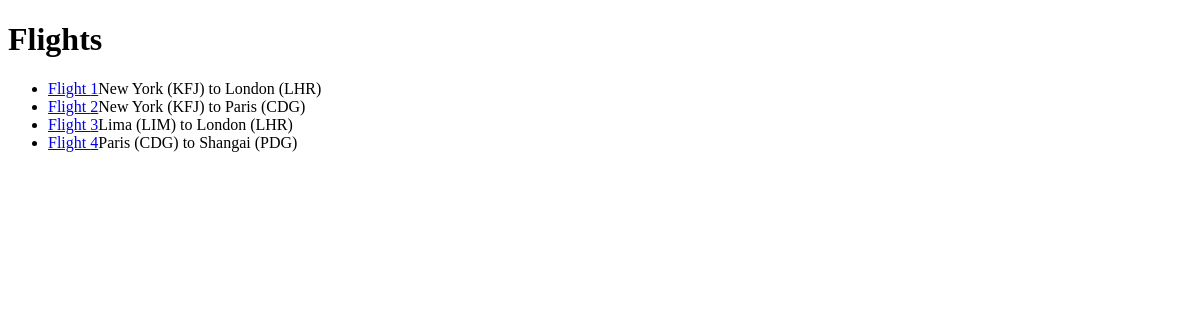
Page /flights on the earlier database version.
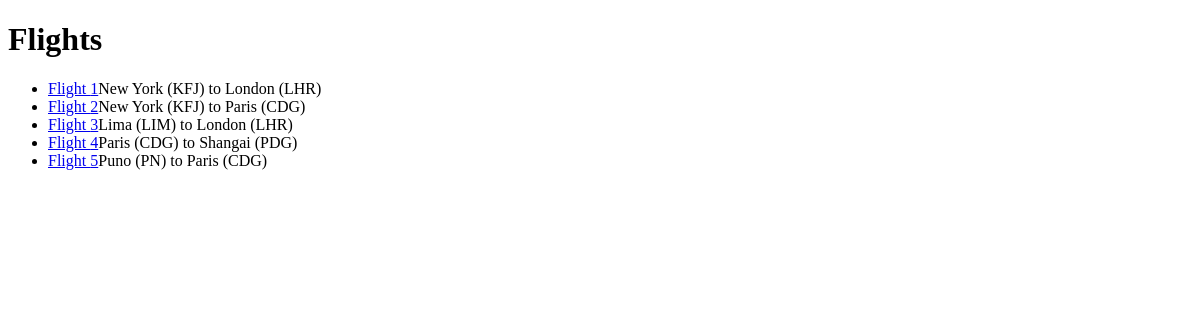
Same page on the later database version.
### flights/models.py (models this page shows, shortened)
class Flight(models.Model):
    origin = models.ForeignKey(Airport,on_delete=models.CASCADE, related_name="departures")
    destination = models.ForeignKey(Airport,on_delete=models.CASCADE, related_name="arrivals")
    duration = models.IntegerField()

class Airport(models.Model):
    code = models.CharField(max_length=3)
    city = models.CharField(max_length=64)
    def __str__(self):
        return f"{self.city} ({self.code})"

### flights/views.py (the view)
# urls.py: path("", views.index, name="index"),
def index(request):
    return render(request,"flights/index.html",{"flights":Flight.objects.all()})

### flights/templates/flights/index.html
{% extends "flights/layout.html" %}
{% block body%}
<h1>Flights</h1>
<ul>
  {% for flight in flights %}
  <li><a href="{% url 'flight' flight.id%}">Flight {{ flight.id}}</a>{{flight.origin}} to {{flight.destination}}</li>
  {% endfor %}
</ul>
{% endblock %}

Differences in the rows shown:
added Flight: id "5", origin "Puno (PN)", destination "Paris (CDG)"
